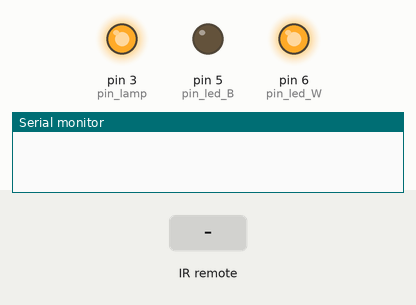
Simulated run of this sketch. Board: Arduino Uno, built with avr-gcc and run on an emulated ATmega328P. Shown: output pins drawn as LEDs (lit = HIGH), the last lines printed to the serial monitor. The test bench sets the inputs (shaded band). Pins used as bus, display or sensor lines are not drawn.

Above: at 1.2 s.
1.3 s: infrared code 0x2C806A95 received
At 2.5 s:
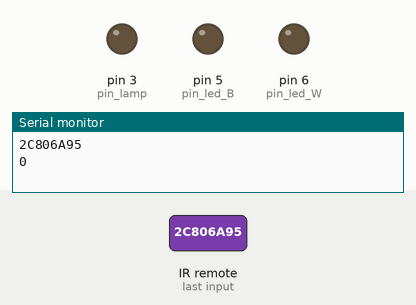
2.8 s: infrared code 0x2C80A857 received
At 3.6 s:
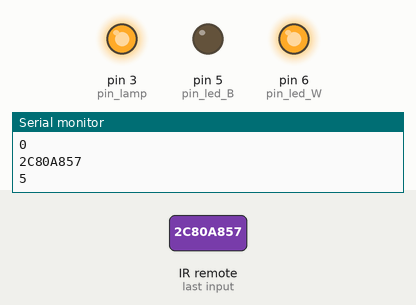
4.3 s: infrared code 0x89211467 received
At 4.8 s:
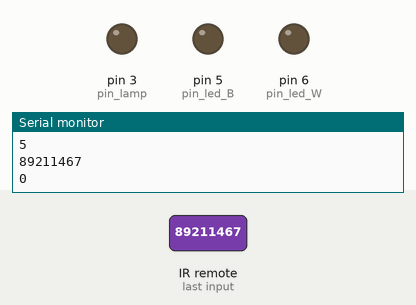
Timing chart, 0 to 7.3 s (numbered marks = the images above; inputs shaded):
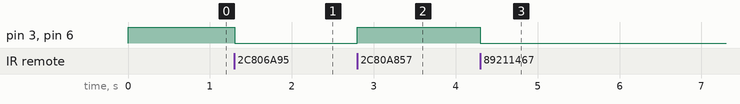

Measured:
- after the input at 1.3 s, pin 3 (pin_lamp), pin 6 (pin_led_W): HIGH → LOW at once
- after the input at 2.8 s, pin 3 (pin_lamp), pin 6 (pin_led_W): LOW → HIGH at once
- after the input at 4.3 s, pin 3 (pin_lamp), pin 6 (pin_led_W): HIGH → LOW at once

The sketch:

room_v1.ino.ino
```cpp
#include <IRremote.h>

boolean flag_led_B=false;     // флаг синего
boolean flag_led_W=false;     // флаг led обычного
boolean flag_lamp=false;      // флаг ламп 220В

int a = 5;

#define  pin_led_W       6         // реле led обычной + ШИМ
#define  pin_led_B       5         // реле led синий  + ШИМ
#define  pin_lamp        3         // лампы 220В

#define RECV_PIN       11
#define IR_gnd_pin      8
#define IR_vcc_pin     9
IRrecv irrecv(RECV_PIN);
decode_results results;


void setup() {

pinMode(pin_led_W, OUTPUT);             // реле led W
pinMode(pin_led_B, OUTPUT);             // реле led B
pinMode(pin_lamp, OUTPUT);              // реле Lamp

digitalWrite(pin_lamp, HIGH);           // включить лампу по старту
flag_lamp=true;
analogWrite(pin_led_W, 255);           // включить led W по старту
flag_led_W=true;
digitalWrite(pin_led_B, LOW);           // выключить синюю
flag_led_B=false;

pinMode(IR_gnd_pin, OUTPUT);
pinMode(IR_vcc_pin, OUTPUT);
digitalWrite(IR_gnd_pin, LOW);
digitalWrite(IR_vcc_pin, HIGH);
irrecv.enableIRIn();


Serial.begin(9600);

}

void loop()
{

   if (irrecv.decode(&results)) {
    Serial.println(results.value, HEX);

//========================================= включение/выключение всего =================================================================================================================
if (results.value == 0x2C80A857 || results.value == 0x6D79949 || results.value == 0xFA918620)

  {
  a=5;

  digitalWrite(pin_led_B,HIGH);
  flag_led_B=true;
  }

if  (results.value == 0x2C806A95 || results.value == 0x89211467 || results.value == 0x9593FCC || results.value == 0x78480B02 || results.value == 0xF80FDF9D)

  {
  a=0;

  digitalWrite(pin_led_B,LOW);
  flag_led_B=false;

  }

//========================================= включение дневного (выключение синего), кнопка R =================================================================================================================

if (results.value == 0x2C80708F || results.value == 0xC4B41C8B || results.value == 0x3CB502DE || results.value == 0x3A9901F0)
{
  a=5;

  digitalWrite(pin_led_B,LOW);
  flag_led_B=false;
}
//========================================= выключение всего, кнопка L =================================================================================================================

if (results.value == 0x2C8048B7 || results.value == 0x7367DA67 || results.value == 0xE26D9CC || results.value == 0x8E014502 || results.value == 0xF342459D)
{
  a=0;

  digitalWrite(pin_led_B,LOW);
  flag_led_B=false;
}

//========================================= включение синего, кнопка вверх =================================================================================================================

if (results.value == 0x2C8042BD || results.value == 0xB2B712A7 || results.value == 0x4EB20CC2 || results.value == 0x9C806D5D || results.value == 0x64E8B20C)
{
  a=0;

  digitalWrite(pin_led_B,HIGH);
  flag_led_B=true;
}

/* кнопка вниз
if (results.value == 0x2C80D02F || results.value == 0x1561E060 || results.value == 0xEC073F09)
{
 digitalWrite(pin_led_W,HIGH);
  flag_led_W=true;
  digitalWrite(pin_led_B,LOW);
  flag_led_B=false;
}
*/

//========================================= включение лампы, диммирование led на увеличение, кнопка вправо =================================================================================================================

if (results.value == 0xAA792E0F || results.value == 0x2C8050AF || results.value == 0xDB591D74 || results.value == 0x56EFF15A)
{ a=a+1;}

if (results.value == 0x2C80E21D || results.value == 0xF5088BC4 || results.value == 0xC6093A5)
{ a=a-1;}

if (a==0)
  {analogWrite(pin_led_W,0);
  Serial.println('0');
  digitalWrite(pin_lamp,LOW);
  flag_lamp=false;
   }

  if (a==1)
  {analogWrite(pin_led_W,10);
  Serial.println('1');
  digitalWrite(pin_lamp,LOW);
  flag_lamp=false;
   }
  if (a==2)
  {analogWrite(pin_led_W,63);
  Serial.println('2');
  digitalWrite(pin_lamp,LOW);
  flag_lamp=false;
  }

  if (a==3)
  {analogWrite(pin_led_W,150);
  Serial.println('3');
  digitalWrite(pin_lamp,LOW);
  flag_lamp=false;
  }

  if (a==4)
  {analogWrite(pin_led_W,255);
  Serial.println('4');
  digitalWrite(pin_lamp,LOW);
  flag_lamp=false;
  }

  if (a==5)
  {
    analogWrite(pin_led_W, 255);
    digitalWrite(pin_lamp,HIGH);
    flag_lamp=true;
    digitalWrite(pin_led_B,LOW);
    flag_led_B=false;
    Serial.println('5');
  }

  if (a>5)
  {a=5;}
   if (a<0)
  {a=0;}


//====================================================
irrecv.resume(); // считать следующее значение
   }


//==================================================== конец =======================================================================
}
```
